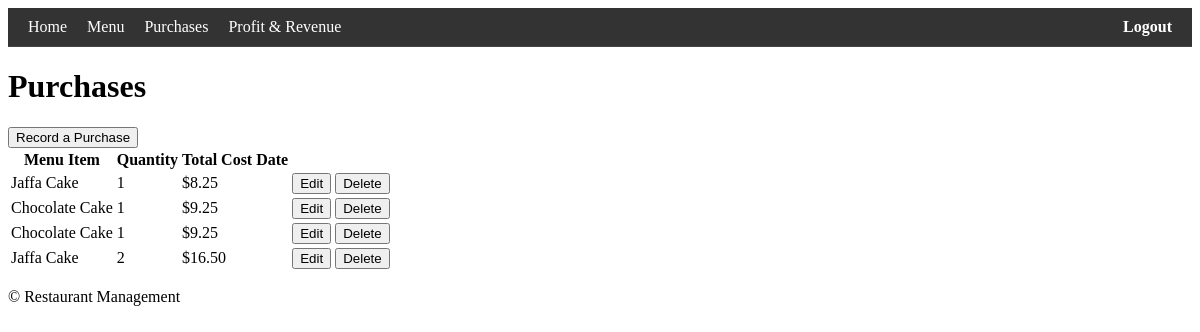
The page /purchases/ (signed in) on the database its author committed.
### inventory/models.py (models this page shows, shortened)
class Purchase(models.Model):
    menu_item = models.ForeignKey(
        MenuItem, on_delete=models.CASCADE
    )  # purchased menu item
    timestamp = models.DateTimeField(auto_now_add=True)  # time of purchase
    quantity = models.PositiveIntegerField(default=1)  # quantity purchased
    @property
    def total_price(self):
        return self.menu_item.price * self.quantity

class MenuItem(models.Model):
    title = models.CharField(max_length=100)  # name of menu item (e.g., "Orange Juice")
    price = models.DecimalField(
        max_digits=10, decimal_places=2
    )  # price of the menu item (e.g., 3.49)

### inventory/views.py (the view)
# urls.py: path("purchases/", PurchaseListView.as_view(), name="purchase-list"),
class PurchaseListView(LoginRequiredMixin, ListView):
    model = Purchase
    template_name = "inventory/purchase_list.html"
    context_object_name = "purchases"

### inventory/templates/inventory/purchase_list.html (shortened to what this page needs)
{% extends 'base.html' %}
{% block content %}
<h1>Purchases</h1>
<a href="{% url 'purchase-add' %}"><button>Record a Purchase</button></a>
<table>
    <thead>
        <tr>
            <th>Menu Item</th>
            <th>Quantity</th>
            <th>Total Cost</th>
            <th>Date</th>
        </tr>
    </thead>
    <tbody>
        {% for purchase in purchases %}
        <tr>
            <td>{{ purchase.menu_item.title }}</td>
            <td>{{ purchase.quantity }}</td>
            <td>${{ purchase.total_price }}</td>
            <td>{{ purchase.date }}</td>
            <td>
                <a href="{% url 'purchase-edit' purchase.id %}"><button>Edit</button></a>
                <a href="{% url 'purchase-delete' purchase.id %}"><button>Delete</button></a>
            </td>
        </tr>
        {% endfor %}
    </tbody>
</table>
{% endblock %}

### rows shown on the page
Purchase: menu_item "Jaffa Cake", quantity "1", total_price "8.25"
Purchase: menu_item "Chocolate Cake", quantity "1", total_price "9.25"
Purchase: menu_item "Chocolate Cake", quantity "1", total_price "9.25"
Purchase: menu_item "Jaffa Cake", quantity "2", total_price "16.50"
